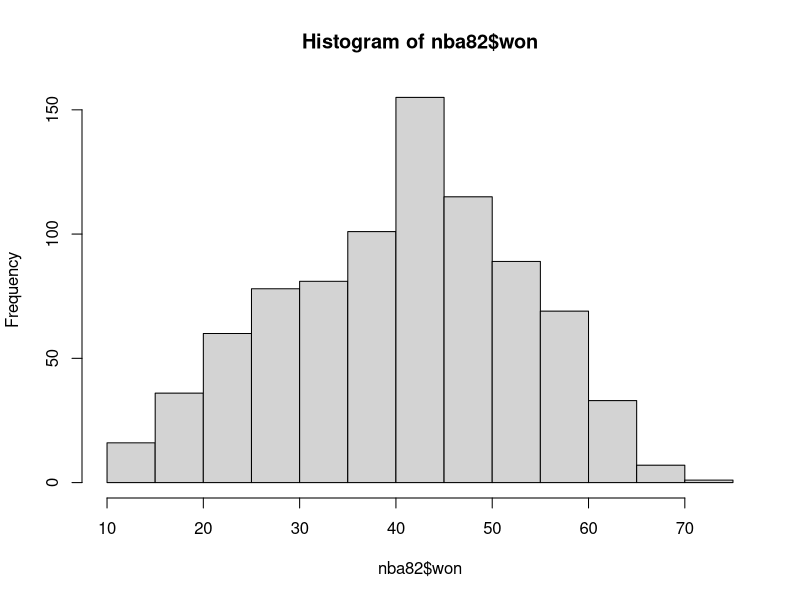
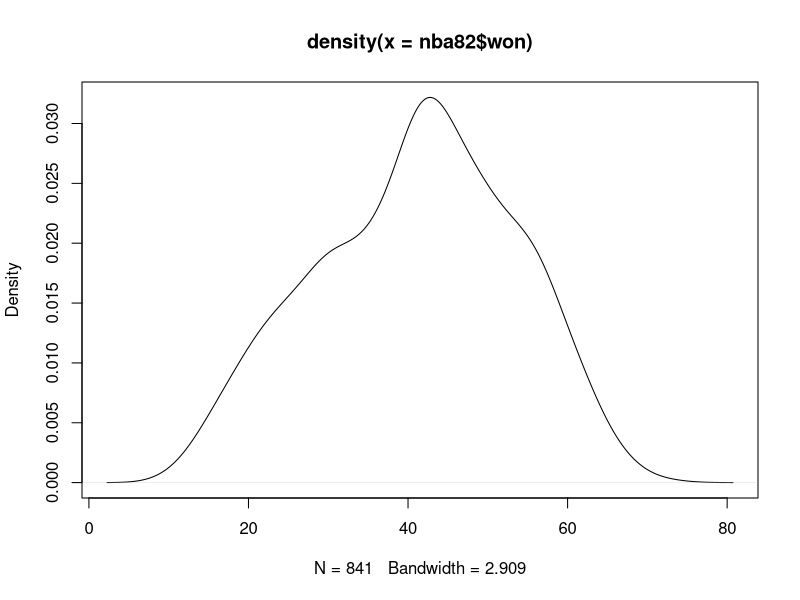
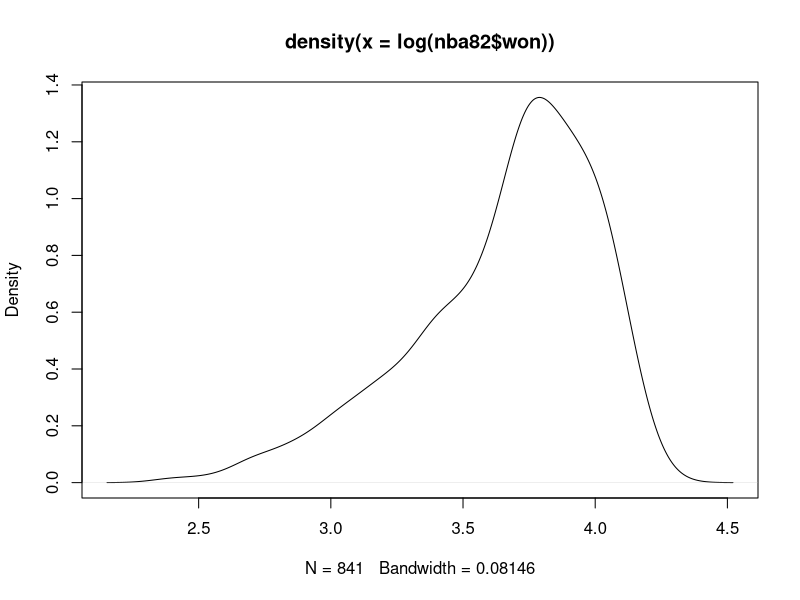

Write the R code that produced these figures, in order. (Note: this script raises an error after producing the figures.)
## ---- chunk 1
knitr::opts_chunk$set(echo = TRUE)
library(here)
knitr::opts_knit$set(root.dir = here("progettoLampedusa", "0_Materiale"))
getwd()
## ---- chunk 2

dataset = read.delim("0_Materiale/basketball_teams.txt")
head (dataset)

first = 1976 # first year 
last = 2011 # last year
nba82 = dataset [dataset$lgID=="NBA" & dataset$year >= first & dataset$year <= last & dataset$games==82,]

str (dataset)
dataset$lgID <- as.factor(dataset$lgID) # perchè mi permettono di poter generare variabili dummy
summary(dataset)

hist(nba82$won)
plot(density(nba82$won))

#TESTING
plot(density(log(nba82$won))) # fa cagare


M <- cor(as.matrix(nba82[,c(11:25,54)])) # correlation matrix
corrplot(M, method = 'number')

boxplot(nba82$won ~ nba82$tmID, las=2)
